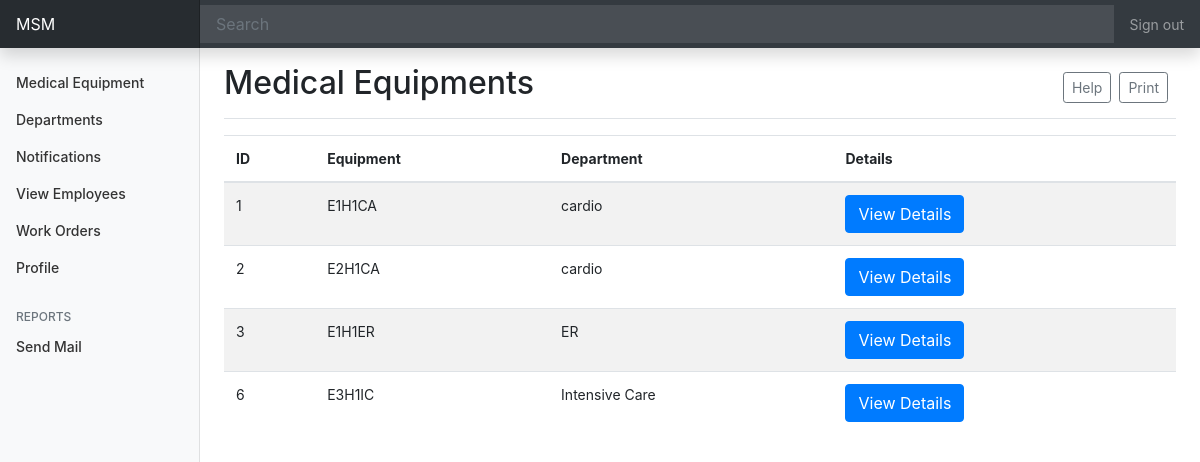
The app's page /med/equipment-list/ (signed in), older data.
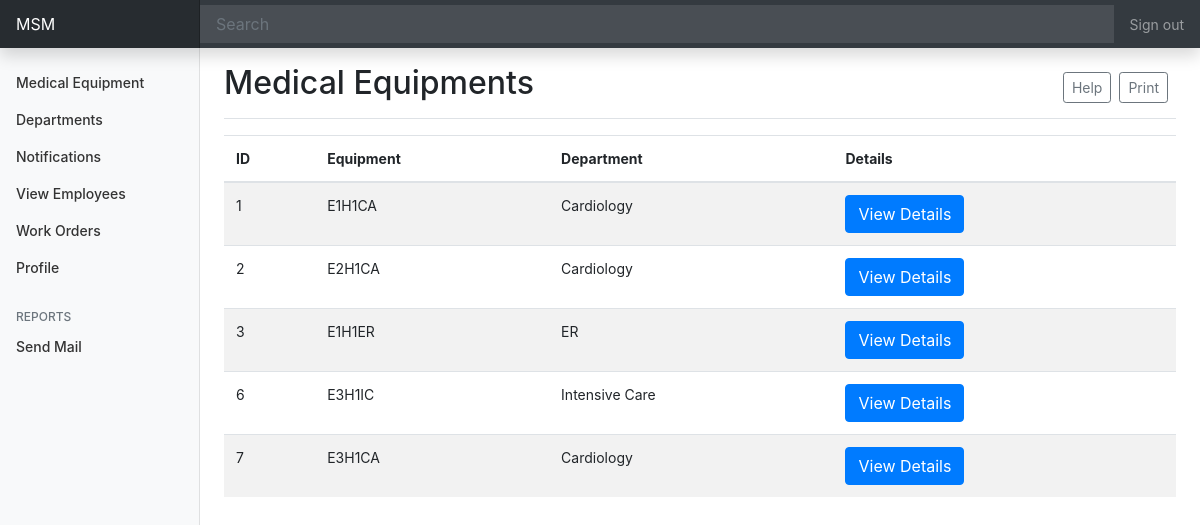
The same page, newer data.
### med/models.py (models this page shows, shortened)
class Equipment(models.Model):
    STATUS = (
        ('LIVE', _("LIVE")),
        ('DOWN', _("DOWN"))
    )
    status = models.CharField(_("Equipment Status"), max_length=50, choices=STATUS, default='LIVE')
    name = models.CharField(_("Equipment Name"), max_length = 225, unique=True) #unique=True
    specs = models.TextField(_("Technical Specifications and Standards"))
    quantity = models.IntegerField()
    serial_num = models.IntegerField()
    manufacturer = models.CharField(_("Manufacturer"), null=True,max_length = 255)
    country = models.CharField(_("Country"), null=True,max_length = 225)
    model = models.CharField(_("Model"), null=True,max_length = 225)
    risk_level = models.CharField(_("Risk Level"), null=True,max_length = 225)
    eq_class = models.CharField(_("class"), null=True,max_length = 225)
    bio_code = models.CharField(_("BioCode"), null=True, max_length = 225)
    med_agent = models.CharField(_("Medical Agent"),null=True, max_length = 225)
    delivery_date = models.DateField(_("Delivery Date"),null=True)
    warrenty_date = models.DateField(_("End Warrenty Date"),null=True)
    department = models.ForeignKey(Department, null = True, on_delete=models.SET_NULL)
    hospital = models.ForeignKey(Hospital, null = True, on_delete=models.SET_NULL)

class Department(models.Model):
    name = models.CharField(_("Department Name"), max_length = 225, unique=True)
    hospital = models.ForeignKey(Hospital, null=True, on_delete=models.SET_NULL)

### med/views.py (the view)
# urls.py: path('equipment-list/', EquipmentListView.as_view(), name ='equipment-list'),
class EquipmentListView(LoginRequiredMixin, ListView):
    model = Equipment
    template_name = 'med/equipment_list.html'
    def get_queryset(self):
        if(self.request.user.type == 'ENGINEER'):
            eng = Engineer.objects.get(id = self.request.user.id)
            eng_hos = eng.current_hospital
            object_list = eng_hos.equipment_set.all()
            return object_list
        elif(self.request.user.type == 'DOCTOR'):
            doc = Doctor.objects.get(id = self.request.user.id)
            doc_hos = doc.current_hospital
            object_list = doc_hos.equipment_set.all()
            return object_list
        else:
            man = Manager.objects.get(id = self.request.user.id)
            object_list = man.hospital.equipment_set.all()
            return object_list

### med/models.py (called while the page is built)
    def get_queryset(self, *args, **kwargs):
        return super().get_queryset(*args, **kwargs).filter(type=User.Types.MANAGER)

### med/templates/med/equipment_list.html (shortened to what this page needs)
{% extends "dashboard/base.html" %}
{% block content%}
    <div class="d-flex justify-content-between flex-wrap flex-md-nowrap align-items-center pt-3 pb-2 mb-3 border-bottom">
        <h1 class="h2">Medical Equipments</h1>
        <div class="btn-toolbar mb-2 mb-md-0">
            <div class="btn-group mr-2">
                <button type="button" class="btn btn-sm btn-outline-secondary">Help</button>
            </div>
            <div class="btn-group mr-2">
                <a href="#"><button type="button" class="btn btn-sm btn-outline-secondary">Print</button></a>
            </div>
        </div>
    </div>
    <div class="table-responsive">
        <table class="table table-striped table-hover">
            <thead>
            <tr>
                <th scope="col">ID</th>
                <th scope="col">Equipment</th>
                <th scope="col">Department</th>
                <th scope="col">Details</th>
            </tr>
            </thead>
            <tbody>
            {% for equipment in object_list %}
                <tr>
                    <td>{{ equipment.id }}</td>
                    <td>{{ equipment.name }}</td>
                    <td> {{ equipment.department.name}}</td>
                    <td><a href="{% url 'equipment-details' equipment.id %}"><button class="btn btn-primary">View Details</button></a></td>
                </tr>
            {% endfor %}
            </tbody>
        </table>
    </div>
{% endblock %}

Row changes from the older to the newer data that the page shows:
changed Equipment "E1H1CA": department.name "cardio" → "Cardiology"
changed Equipment "E2H1CA": department.name "cardio" → "Cardiology"
added Equipment: id "7", name "E3H1CA", department.name "Cardiology"
